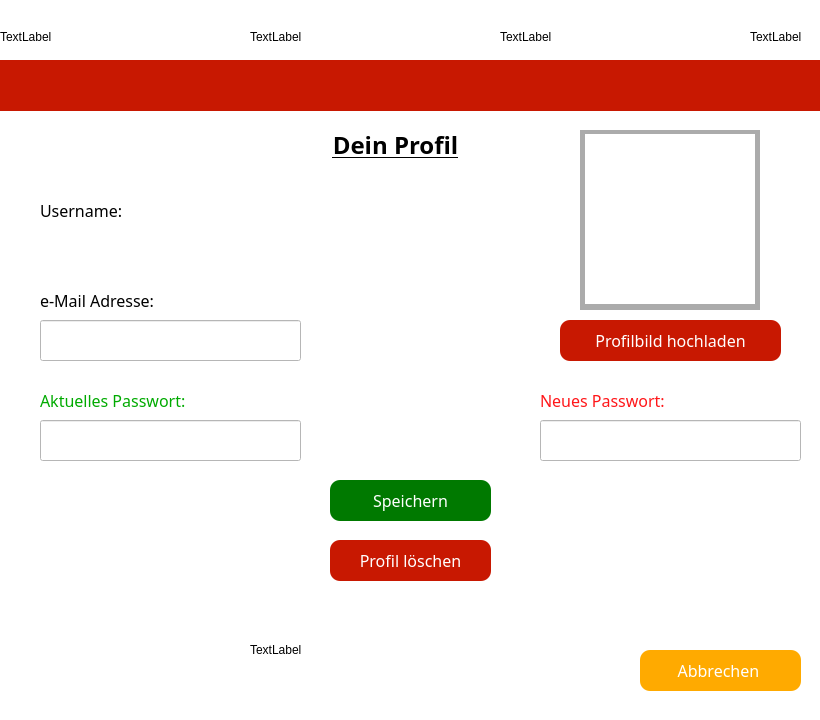
<?xml version="1.0" encoding="UTF-8"?>
<ui version="4.0">
 <class>PBearbeiten</class>
 <widget class="QWidget" name="PBearbeiten">
  <property name="geometry">
   <rect>
    <x>0</x>
    <y>0</y>
    <width>820</width>
    <height>720</height>
   </rect>
  </property>
  <property name="windowTitle">
   <string>Form</string>
  </property>
  <property name="styleSheet">
   <string notr="true">background-color: rgb(255, 255, 255);</string>
  </property>
  <widget class="QLabel" name="lblUsername">
   <property name="geometry">
    <rect>
     <x>40</x>
     <y>200</y>
     <width>171</width>
     <height>21</height>
    </rect>
   </property>
   <property name="font">
    <font>
     <family>MV Boli</family>
     <pointsize>12</pointsize>
    </font>
   </property>
   <property name="text">
    <string>Username:</string>
   </property>
  </widget>
  <widget class="QLabel" name="berschhirft">
   <property name="geometry">
    <rect>
     <x>300</x>
     <y>120</y>
     <width>191</width>
     <height>51</height>
    </rect>
   </property>
   <property name="font">
    <font>
     <family>MV Boli</family>
     <pointsize>18</pointsize>
    </font>
   </property>
   <property name="text">
    <string>&lt;html&gt;&lt;head/&gt;&lt;body&gt;&lt;p align=&quot;center&quot;&gt;&lt;span style=&quot; font-weight:600; text-decoration: underline;&quot;&gt;Dein Profil&lt;/span&gt;&lt;/p&gt;&lt;/body&gt;&lt;/html&gt;</string>
   </property>
  </widget>
  <widget class="QPushButton" name="ButtonProfil">
   <property name="geometry">
    <rect>
     <x>330</x>
     <y>480</y>
     <width>161</width>
     <height>41</height>
    </rect>
   </property>
   <property name="font">
    <font>
     <family>MV Boli</family>
     <pointsize>12</pointsize>
    </font>
   </property>
   <property name="cursor">
    <cursorShape>PointingHandCursor</cursorShape>
   </property>
   <property name="styleSheet">
    <string notr="true">QPushButton
{

  border-radius: 10px;
  padding: 0 8px;
color: rgb(255, 255, 255);
background-color: rgb(0, 121, 0);
}
</string>
   </property>
   <property name="text">
    <string>Speichern</string>
   </property>
  </widget>
  <widget class="QLabel" name="Username">
   <property name="geometry">
    <rect>
     <x>40</x>
     <y>230</y>
     <width>421</width>
     <height>31</height>
    </rect>
   </property>
   <property name="font">
    <font>
     <family>MV Boli</family>
     <pointsize>12</pointsize>
    </font>
   </property>
   <property name="styleSheet">
    <string notr="true">
background-color: rgb(255, 255, 255);</string>
   </property>
   <property name="text">
    <string/>
   </property>
  </widget>
  <widget class="QPushButton" name="ButtonExit">
   <property name="geometry">
    <rect>
     <x>640</x>
     <y>650</y>
     <width>161</width>
     <height>41</height>
    </rect>
   </property>
   <property name="font">
    <font>
     <family>MV Boli</family>
     <pointsize>12</pointsize>
    </font>
   </property>
   <property name="cursor">
    <cursorShape>PointingHandCursor</cursorShape>
   </property>
   <property name="styleSheet">
    <string notr="true">QPushButton
{

  border-radius: 10px;
  padding: 0 8px;
color: rgb(255, 255, 255);
background-color: rgb(255, 170, 0);
}
</string>
   </property>
   <property name="text">
    <string>Abbrechen </string>
   </property>
  </widget>
  <widget class="QLabel" name="lblemail_3">
   <property name="geometry">
    <rect>
     <x>540</x>
     <y>390</y>
     <width>171</width>
     <height>21</height>
    </rect>
   </property>
   <property name="font">
    <font>
     <family>MV Boli</family>
     <pointsize>12</pointsize>
    </font>
   </property>
   <property name="styleSheet">
    <string notr="true">color: rgb(255, 22, 25);</string>
   </property>
   <property name="text">
    <string>Neues Passwort:</string>
   </property>
  </widget>
  <widget class="QLineEdit" name="email">
   <property name="geometry">
    <rect>
     <x>40</x>
     <y>320</y>
     <width>261</width>
     <height>41</height>
    </rect>
   </property>
   <property name="font">
    <font>
     <family>MV Boli</family>
     <pointsize>12</pointsize>
    </font>
   </property>
  </widget>
  <widget class="QLineEdit" name="passwortAlt">
   <property name="geometry">
    <rect>
     <x>40</x>
     <y>420</y>
     <width>261</width>
     <height>41</height>
    </rect>
   </property>
   <property name="font">
    <font>
     <family>MV Boli</family>
     <pointsize>12</pointsize>
    </font>
   </property>
   <property name="echoMode">
    <enum>QLineEdit::Password</enum>
   </property>
  </widget>
  <widget class="QLineEdit" name="passwortNeu">
   <property name="geometry">
    <rect>
     <x>540</x>
     <y>420</y>
     <width>261</width>
     <height>41</height>
    </rect>
   </property>
   <property name="font">
    <font>
     <family>MV Boli</family>
     <pointsize>12</pointsize>
    </font>
   </property>
   <property name="echoMode">
    <enum>QLineEdit::Password</enum>
   </property>
  </widget>
  <widget class="QLabel" name="lblemail_2">
   <property name="geometry">
    <rect>
     <x>40</x>
     <y>390</y>
     <width>211</width>
     <height>21</height>
    </rect>
   </property>
   <property name="font">
    <font>
     <family>MV Boli</family>
     <pointsize>12</pointsize>
    </font>
   </property>
   <property name="styleSheet">
    <string notr="true">color: rgb(0, 170, 0);</string>
   </property>
   <property name="text">
    <string>Aktuelles Passwort:</string>
   </property>
  </widget>
  <widget class="QLabel" name="lblemail">
   <property name="geometry">
    <rect>
     <x>40</x>
     <y>290</y>
     <width>171</width>
     <height>21</height>
    </rect>
   </property>
   <property name="font">
    <font>
     <family>MV Boli</family>
     <pointsize>12</pointsize>
    </font>
   </property>
   <property name="text">
    <string>e-Mail Adresse:</string>
   </property>
  </widget>
  <widget class="QPushButton" name="ProfilLoeschen">
   <property name="geometry">
    <rect>
     <x>330</x>
     <y>540</y>
     <width>161</width>
     <height>41</height>
    </rect>
   </property>
   <property name="font">
    <font>
     <family>MV Boli</family>
     <pointsize>12</pointsize>
    </font>
   </property>
   <property name="cursor">
    <cursorShape>PointingHandCursor</cursorShape>
   </property>
   <property name="styleSheet">
    <string notr="true">QPushButton
{

  border-radius: 10px;
  padding: 0 8px;
color: rgb(255, 255, 255);
background-color: rgb(200, 24, 1);
}
</string>
   </property>
   <property name="text">
    <string>Profil löschen</string>
   </property>
  </widget>
  <widget class="QLabel" name="profilePicture">
   <property name="geometry">
    <rect>
     <x>585</x>
     <y>134</y>
     <width>170</width>
     <height>170</height>
    </rect>
   </property>
   <property name="styleSheet">
    <string notr="true">background-color: rgb(255, 255, 255);</string>
   </property>
   <property name="text">
    <string/>
   </property>
  </widget>
  <widget class="QLabel" name="blackBackround">
   <property name="geometry">
    <rect>
     <x>580</x>
     <y>130</y>
     <width>180</width>
     <height>180</height>
    </rect>
   </property>
   <property name="styleSheet">
    <string notr="true">background-color: rgb(171, 171, 171);</string>
   </property>
   <property name="text">
    <string/>
   </property>
  </widget>
  <widget class="QLabel" name="LogoKlein">
   <property name="geometry">
    <rect>
     <x>250</x>
     <y>580</y>
     <width>248</width>
     <height>140</height>
    </rect>
   </property>
   <property name="text">
    <string>TextLabel</string>
   </property>
  </widget>
  <widget class="QLabel" name="lbl1">
   <property name="geometry">
    <rect>
     <x>0</x>
     <y>0</y>
     <width>70</width>
     <height>74</height>
    </rect>
   </property>
   <property name="text">
    <string>TextLabel</string>
   </property>
  </widget>
  <widget class="QLabel" name="lbl2">
   <property name="geometry">
    <rect>
     <x>250</x>
     <y>0</y>
     <width>74</width>
     <height>74</height>
    </rect>
   </property>
   <property name="text">
    <string>TextLabel</string>
   </property>
  </widget>
  <widget class="QLabel" name="lbl4">
   <property name="geometry">
    <rect>
     <x>750</x>
     <y>0</y>
     <width>74</width>
     <height>74</height>
    </rect>
   </property>
   <property name="text">
    <string>TextLabel</string>
   </property>
  </widget>
  <widget class="QLabel" name="lbl3">
   <property name="geometry">
    <rect>
     <x>500</x>
     <y>0</y>
     <width>74</width>
     <height>74</height>
    </rect>
   </property>
   <property name="text">
    <string>TextLabel</string>
   </property>
  </widget>
  <widget class="QLabel" name="label_12">
   <property name="geometry">
    <rect>
     <x>0</x>
     <y>60</y>
     <width>821</width>
     <height>51</height>
    </rect>
   </property>
   <property name="styleSheet">
    <string notr="true">background-color: rgb(200, 24, 1);</string>
   </property>
   <property name="text">
    <string/>
   </property>
  </widget>
  <widget class="QPushButton" name="ProfilbildHochladen">
   <property name="geometry">
    <rect>
     <x>560</x>
     <y>320</y>
     <width>221</width>
     <height>41</height>
    </rect>
   </property>
   <property name="font">
    <font>
     <family>MV Boli</family>
     <pointsize>12</pointsize>
    </font>
   </property>
   <property name="cursor">
    <cursorShape>PointingHandCursor</cursorShape>
   </property>
   <property name="styleSheet">
    <string notr="true">QPushButton
{

  border-radius: 10px;
  padding: 0 8px;
color: rgb(255, 255, 255);
background-color: rgb(200, 24, 1);
}
</string>
   </property>
   <property name="text">
    <string>Profilbild hochladen</string>
   </property>
  </widget>
  <zorder>LogoKlein</zorder>
  <zorder>blackBackround</zorder>
  <zorder>profilePicture</zorder>
  <zorder>lblUsername</zorder>
  <zorder>berschhirft</zorder>
  <zorder>ButtonProfil</zorder>
  <zorder>Username</zorder>
  <zorder>ButtonExit</zorder>
  <zorder>lblemail_3</zorder>
  <zorder>email</zorder>
  <zorder>passwortAlt</zorder>
  <zorder>passwortNeu</zorder>
  <zorder>lblemail_2</zorder>
  <zorder>lblemail</zorder>
  <zorder>ProfilLoeschen</zorder>
  <zorder>lbl1</zorder>
  <zorder>lbl2</zorder>
  <zorder>lbl4</zorder>
  <zorder>lbl3</zorder>
  <zorder>label_12</zorder>
  <zorder>ProfilbildHochladen</zorder>
 </widget>
 <resources/>
 <connections/>
</ui>
